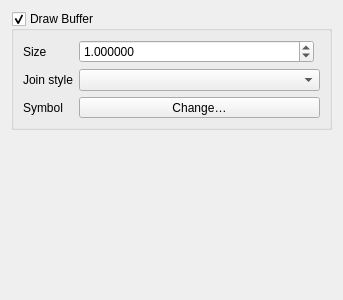
<?xml version="1.0" encoding="UTF-8"?>
<ui version="4.0">
 <class>QgsSymbolBufferSettingsWidgetBase</class>
 <widget class="QgsPanelWidget" name="QgsSymbolBufferSettingsWidgetBase">
  <property name="geometry">
   <rect>
    <x>0</x>
    <y>0</y>
    <width>343</width>
    <height>300</height>
   </rect>
  </property>
  <property name="windowTitle">
   <string>Buffer Settings</string>
  </property>
  <layout class="QGridLayout" name="gridLayout">
   <item row="0" column="0" colspan="2">
    <widget class="QGroupBox" name="mEnabledGroup">
     <property name="title">
      <string>Draw Buffer</string>
     </property>
     <property name="checkable">
      <bool>true</bool>
     </property>
     <layout class="QGridLayout" name="gridLayout_2">
      <item row="2" column="0">
       <widget class="QLabel" name="label_5">
        <property name="text">
         <string>Join style</string>
        </property>
       </widget>
      </item>
      <item row="1" column="0">
       <widget class="QLabel" name="label_2">
        <property name="text">
         <string>Size</string>
        </property>
       </widget>
      </item>
      <item row="2" column="1">
       <widget class="QgsPenJoinStyleComboBox" name="mComboJoinStyle"/>
      </item>
      <item row="1" column="1">
       <layout class="QHBoxLayout" name="horizontalLayout_2">
        <item>
         <widget class="QgsDoubleSpinBox" name="mSpinWidth">
          <property name="sizePolicy">
           <sizepolicy hsizetype="Preferred" vsizetype="Fixed">
            <horstretch>1</horstretch>
            <verstretch>0</verstretch>
           </sizepolicy>
          </property>
          <property name="specialValueText">
           <string>Hairline</string>
          </property>
          <property name="decimals">
           <number>6</number>
          </property>
          <property name="maximum">
           <double>100000.000000000000000</double>
          </property>
          <property name="singleStep">
           <double>0.200000000000000</double>
          </property>
          <property name="value">
           <double>1.000000000000000</double>
          </property>
          <property name="showClearButton" stdset="0">
           <bool>true</bool>
          </property>
         </widget>
        </item>
        <item>
         <widget class="QgsUnitSelectionWidget" name="mSizeUnitWidget" native="true">
          <property name="minimumSize">
           <size>
            <width>0</width>
            <height>0</height>
           </size>
          </property>
          <property name="focusPolicy">
           <enum>Qt::StrongFocus</enum>
          </property>
         </widget>
        </item>
       </layout>
      </item>
      <item row="3" column="1">
       <widget class="QgsSymbolButton" name="mFillSymbolButton">
        <property name="sizePolicy">
         <sizepolicy hsizetype="Expanding" vsizetype="Fixed">
          <horstretch>0</horstretch>
          <verstretch>0</verstretch>
         </sizepolicy>
        </property>
        <property name="text">
         <string>Change…</string>
        </property>
       </widget>
      </item>
      <item row="3" column="0">
       <widget class="QLabel" name="label_6">
        <property name="text">
         <string>Symbol</string>
        </property>
       </widget>
      </item>
     </layout>
    </widget>
   </item>
   <item row="1" column="0">
    <spacer name="verticalSpacer">
     <property name="orientation">
      <enum>Qt::Vertical</enum>
     </property>
     <property name="sizeHint" stdset="0">
      <size>
       <width>20</width>
       <height>40</height>
      </size>
     </property>
    </spacer>
   </item>
  </layout>
 </widget>
 <customwidgets>
  <customwidget>
   <class>QgsPanelWidget</class>
   <extends>QWidget</extends>
   <header>qgspanelwidget.h</header>
   <container>1</container>
  </customwidget>
  <customwidget>
   <class>QgsDoubleSpinBox</class>
   <extends>QDoubleSpinBox</extends>
   <header>qgsdoublespinbox.h</header>
  </customwidget>
  <customwidget>
   <class>QgsUnitSelectionWidget</class>
   <extends>QWidget</extends>
   <header>qgsunitselectionwidget.h</header>
   <container>1</container>
  </customwidget>
  <customwidget>
   <class>QgsPenJoinStyleComboBox</class>
   <extends>QComboBox</extends>
   <header>qgspenstylecombobox.h</header>
  </customwidget>
  <customwidget>
   <class>QgsSymbolButton</class>
   <extends>QToolButton</extends>
   <header>qgssymbolbutton.h</header>
  </customwidget>
 </customwidgets>
 <resources/>
 <connections/>
</ui>
